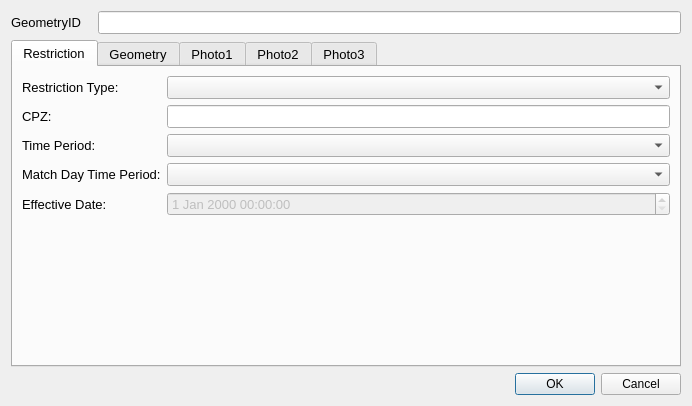
<?xml version="1.0" encoding="UTF-8"?>
<ui version="4.0">
 <class>restrictionDialog</class>
 <widget class="QDialog" name="restrictionDialog">
  <property name="geometry">
   <rect>
    <x>0</x>
    <y>0</y>
    <width>692</width>
    <height>406</height>
   </rect>
  </property>
  <property name="minimumSize">
   <size>
    <width>0</width>
    <height>0</height>
   </size>
  </property>
  <property name="font">
   <font>
    <family>Arial</family>
   </font>
  </property>
  <property name="windowTitle">
   <string>Dialog</string>
  </property>
  <property name="sizeGripEnabled">
   <bool>false</bool>
  </property>
  <layout class="QFormLayout" name="formLayout">
   <property name="fieldGrowthPolicy">
    <enum>QFormLayout::AllNonFixedFieldsGrow</enum>
   </property>
   <item row="0" column="0">
    <widget class="QLabel" name="label">
     <property name="minimumSize">
      <size>
       <width>81</width>
       <height>16</height>
      </size>
     </property>
     <property name="font">
      <font>
       <family>Arial</family>
       <pointsize>10</pointsize>
      </font>
     </property>
     <property name="text">
      <string>GeometryID</string>
     </property>
    </widget>
   </item>
   <item row="0" column="1">
    <widget class="QLineEdit" name="GeometryID">
     <property name="font">
      <font>
       <family>Arial</family>
       <pointsize>10</pointsize>
      </font>
     </property>
     <property name="inputMask">
      <string/>
     </property>
     <property name="readOnly">
      <bool>true</bool>
     </property>
     <property name="placeholderText">
      <string/>
     </property>
    </widget>
   </item>
   <item row="4" column="1">
    <widget class="QDialogButtonBox" name="button_box">
     <property name="standardButtons">
      <set>QDialogButtonBox::Cancel|QDialogButtonBox::Ok</set>
     </property>
    </widget>
   </item>
   <item row="2" column="0" colspan="2">
    <widget class="QTabWidget" name="tabWidget">
     <property name="minimumSize">
      <size>
       <width>0</width>
       <height>0</height>
      </size>
     </property>
     <property name="font">
      <font>
       <family>Arial</family>
       <pointsize>10</pointsize>
      </font>
     </property>
     <property name="cursor">
      <cursorShape>IBeamCursor</cursorShape>
     </property>
     <property name="mouseTracking">
      <bool>true</bool>
     </property>
     <property name="acceptDrops">
      <bool>true</bool>
     </property>
     <property name="currentIndex">
      <number>0</number>
     </property>
     <widget class="QWidget" name="Supply">
      <property name="focusPolicy">
       <enum>Qt::NoFocus</enum>
      </property>
      <attribute name="title">
       <string>Restriction</string>
      </attribute>
      <layout class="QFormLayout" name="formLayout_2">
       <item row="0" column="0">
        <widget class="QLabel" name="lbl_RestrictionType">
         <property name="minimumSize">
          <size>
           <width>90</width>
           <height>16</height>
          </size>
         </property>
         <property name="font">
          <font>
           <family>Arial</family>
           <pointsize>10</pointsize>
          </font>
         </property>
         <property name="text">
          <string>Restriction Type:</string>
         </property>
        </widget>
       </item>
       <item row="0" column="1">
        <widget class="QComboBox" name="RestrictionTypeID">
         <property name="currentIndex">
          <number>-1</number>
         </property>
        </widget>
       </item>
       <item row="1" column="0">
        <widget class="QLabel" name="lbl_CPZ">
         <property name="text">
          <string>CPZ:</string>
         </property>
        </widget>
       </item>
       <item row="4" column="0">
        <widget class="QLabel" name="lbl_TimePeriod">
         <property name="text">
          <string>Time Period:</string>
         </property>
        </widget>
       </item>
       <item row="4" column="1">
        <widget class="QComboBox" name="TimePeriodID"/>
       </item>
       <item row="8" column="0">
        <widget class="QLabel" name="lbl_OpenDate">
         <property name="text">
          <string>Effective Date:</string>
         </property>
        </widget>
       </item>
       <item row="8" column="1">
        <widget class="QgsDateTimeEdit" name="OpenDate">
         <property name="enabled">
          <bool>false</bool>
         </property>
        </widget>
       </item>
       <item row="1" column="1">
        <widget class="QLineEdit" name="CPZ"/>
       </item>
       <item row="5" column="0">
        <widget class="QLabel" name="label_6">
         <property name="text">
          <string>Match Day Time Period:</string>
         </property>
         <property name="wordWrap">
          <bool>true</bool>
         </property>
        </widget>
       </item>
       <item row="5" column="1">
        <widget class="QComboBox" name="MatchDayTimePeriodID"/>
       </item>
      </layout>
     </widget>
     <widget class="QWidget" name="tab">
      <attribute name="title">
       <string>Geometry</string>
      </attribute>
      <layout class="QFormLayout" name="formLayout_3">
       <item row="0" column="0">
        <widget class="QLabel" name="lbl_RoadName">
         <property name="minimumSize">
          <size>
           <width>90</width>
           <height>16</height>
          </size>
         </property>
         <property name="font">
          <font>
           <family>Arial</family>
           <pointsize>10</pointsize>
          </font>
         </property>
         <property name="text">
          <string>Road Name:</string>
         </property>
        </widget>
       </item>
       <item row="0" column="1">
        <widget class="QLineEdit" name="RoadName"/>
       </item>
       <item row="1" column="0">
        <widget class="QLabel" name="lbl_USRN">
         <property name="minimumSize">
          <size>
           <width>90</width>
           <height>16</height>
          </size>
         </property>
         <property name="font">
          <font>
           <family>Arial</family>
           <pointsize>10</pointsize>
          </font>
         </property>
         <property name="text">
          <string>USRN:</string>
         </property>
        </widget>
       </item>
       <item row="1" column="1">
        <widget class="QLineEdit" name="USRN"/>
       </item>
       <item row="2" column="0">
        <widget class="QLabel" name="lbl_GeometryType">
         <property name="minimumSize">
          <size>
           <width>90</width>
           <height>16</height>
          </size>
         </property>
         <property name="font">
          <font>
           <family>Arial</family>
           <pointsize>10</pointsize>
          </font>
         </property>
         <property name="text">
          <string>Geometry Type</string>
         </property>
        </widget>
       </item>
       <item row="2" column="1">
        <widget class="QComboBox" name="GeomShapeID">
         <property name="editable">
          <bool>false</bool>
         </property>
         <property name="currentIndex">
          <number>-1</number>
         </property>
        </widget>
       </item>
       <item row="6" column="0">
        <widget class="QLabel" name="lbl_RoadName_2">
         <property name="minimumSize">
          <size>
           <width>90</width>
           <height>16</height>
          </size>
         </property>
         <property name="font">
          <font>
           <family>Arial</family>
           <pointsize>10</pointsize>
          </font>
         </property>
         <property name="text">
          <string>RestrictionID:</string>
         </property>
        </widget>
       </item>
       <item row="6" column="1">
        <widget class="QLineEdit" name="RestrictionID"/>
       </item>
       <item row="3" column="0">
        <spacer name="horizontalSpacer">
         <property name="orientation">
          <enum>Qt::Horizontal</enum>
         </property>
         <property name="sizeHint" stdset="0">
          <size>
           <width>40</width>
           <height>20</height>
          </size>
         </property>
        </spacer>
       </item>
       <item row="4" column="0">
        <widget class="QLabel" name="label_2">
         <property name="text">
          <string>Last Update Date:</string>
         </property>
        </widget>
       </item>
       <item row="5" column="0">
        <widget class="QLabel" name="label_3">
         <property name="text">
          <string>Last Changed By:</string>
         </property>
        </widget>
       </item>
       <item row="5" column="1">
        <widget class="QLineEdit" name="LastUpdatePerson"/>
       </item>
       <item row="4" column="1">
        <widget class="QDateTimeEdit" name="LastUpdateDateTime"/>
       </item>
       <item row="7" column="1">
        <widget class="QCheckBox" name="DisplayLabel">
         <property name="text">
          <string>Display label</string>
         </property>
        </widget>
       </item>
      </layout>
     </widget>
     <widget class="QWidget" name="tab_2">
      <attribute name="title">
       <string>Photo1</string>
      </attribute>
      <widget class="QLabel" name="Photo_Widget_01">
       <property name="geometry">
        <rect>
         <x>16</x>
         <y>12</y>
         <width>640</width>
         <height>281</height>
        </rect>
       </property>
       <property name="sizePolicy">
        <sizepolicy hsizetype="Fixed" vsizetype="Fixed">
         <horstretch>0</horstretch>
         <verstretch>0</verstretch>
        </sizepolicy>
       </property>
       <property name="maximumSize">
        <size>
         <width>640</width>
         <height>480</height>
        </size>
       </property>
       <property name="text">
        <string>Photo not found</string>
       </property>
      </widget>
     </widget>
     <widget class="QWidget" name="tab_3">
      <attribute name="title">
       <string>Photo2</string>
      </attribute>
      <widget class="QLabel" name="label_4">
       <property name="geometry">
        <rect>
         <x>16</x>
         <y>12</y>
         <width>640</width>
         <height>311</height>
        </rect>
       </property>
       <property name="sizePolicy">
        <sizepolicy hsizetype="Fixed" vsizetype="Fixed">
         <horstretch>0</horstretch>
         <verstretch>0</verstretch>
        </sizepolicy>
       </property>
       <property name="maximumSize">
        <size>
         <width>640</width>
         <height>480</height>
        </size>
       </property>
       <property name="text">
        <string>Photo not found</string>
       </property>
      </widget>
     </widget>
     <widget class="QWidget" name="tab_4">
      <attribute name="title">
       <string>Photo3</string>
      </attribute>
      <widget class="QLabel" name="label_5">
       <property name="geometry">
        <rect>
         <x>26</x>
         <y>12</y>
         <width>541</width>
         <height>271</height>
        </rect>
       </property>
       <property name="sizePolicy">
        <sizepolicy hsizetype="Fixed" vsizetype="Fixed">
         <horstretch>0</horstretch>
         <verstretch>0</verstretch>
        </sizepolicy>
       </property>
       <property name="maximumSize">
        <size>
         <width>640</width>
         <height>480</height>
        </size>
       </property>
       <property name="text">
        <string>Photo not found</string>
       </property>
      </widget>
     </widget>
    </widget>
   </item>
  </layout>
 </widget>
 <customwidgets>
  <customwidget>
   <class>QgsDateTimeEdit</class>
   <extends>QDateTimeEdit</extends>
   <header>qgsdatetimeedit.h</header>
  </customwidget>
 </customwidgets>
 <resources/>
 <connections>
  <connection>
   <sender>button_box</sender>
   <signal>accepted()</signal>
   <receiver>restrictionDialog</receiver>
   <slot>accept()</slot>
   <hints>
    <hint type="sourcelabel">
     <x>335</x>
     <y>324</y>
    </hint>
    <hint type="destinationlabel">
     <x>292</x>
     <y>251</y>
    </hint>
   </hints>
  </connection>
  <connection>
   <sender>button_box</sender>
   <signal>rejected()</signal>
   <receiver>restrictionDialog</receiver>
   <slot>reject()</slot>
   <hints>
    <hint type="sourcelabel">
     <x>335</x>
     <y>324</y>
    </hint>
    <hint type="destinationlabel">
     <x>292</x>
     <y>251</y>
    </hint>
   </hints>
  </connection>
 </connections>
</ui>
